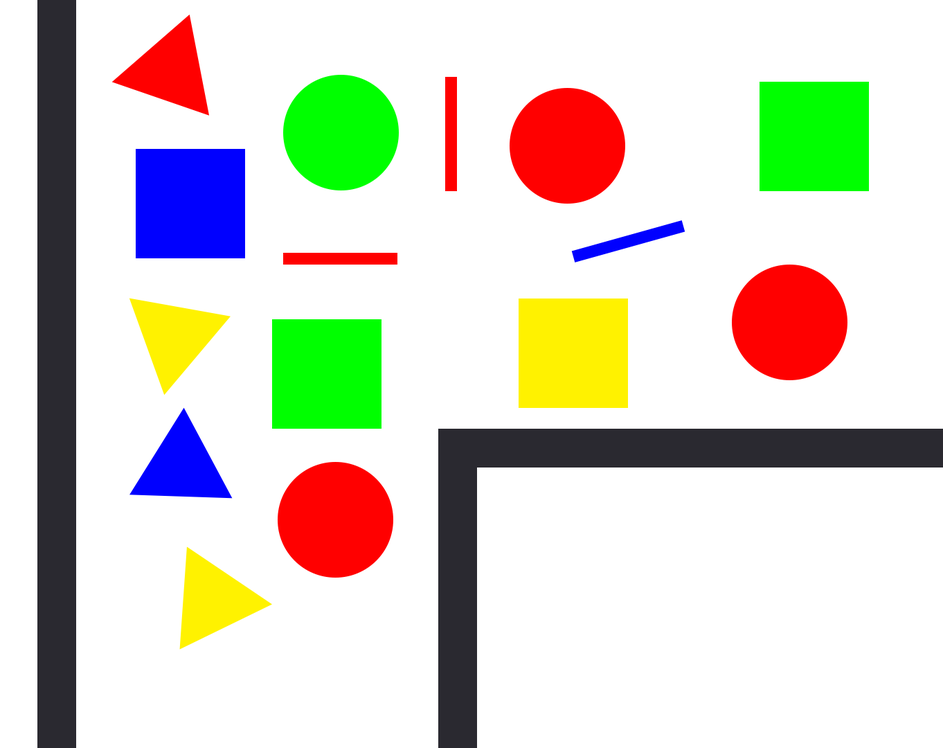
#> input picture offline/task3/photos/test1.png, 943 x 748 px, shrunk from 1362 x 1080 before the run
$ python main.py
#> lines starting #> are read from the running program, lines starting #| are printed output that depends on the picture; after the words box and inside, x2 and y2 are one past the last pixel; in counts of white or black regions, pixels touching at a corner belong together
### offline/task3/shapes.py
import cv2 as cv
import numpy as np
import matplotlib as plt

def shapes(self):
    gray = cv.cvtColor(self, cv.COLOR_BGR2GRAY)
    _, thresh = cv.threshold(gray, 220, 255, cv.THRESH_BINARY)
    contours, hierarchy = cv.findContours(thresh, cv.RETR_TREE, cv.CHAIN_APPROX_SIMPLE)
    for contour in contours:
     approx = cv.approxPolyDP(contour, 0.01*cv.arcLength(contour, True), True)
     #cv.drawContours(img, [approx], 0, ( 0, 0, 0), 5)
     x = approx.ravel()[0]
     y = approx.ravel()[1]
     x, y, w, h = cv.boundingRect(approx)
     aspectratio = float(w)/h
     if len(approx)==3:
        cv.putText(self, 'Triangle', (x,y), cv.FONT_HERSHEY_TRIPLEX, 0.5, (0,0,0))
     elif len(approx)==4:

        if aspectratio>=0.95 and aspectratio<=1.05:
            cv.putText(self, 'Square',(x,y),cv.FONT_HERSHEY_TRIPLEX, 0.5, (0,0,0))
        else:
            cv.putText(self,'Rectangle', (x,y), cv.FONT_HERSHEY_TRIPLEX, 0.5, (0,0,0))

     else :
        cv.putText(self, 'Circle', (x,y), cv.FONT_HERSHEY_TRIPLEX, 0.5, (0,0,0))


### offline/task3/colors.py
import cv2 as cv
import numpy as np
import matplotlib as plt
def colors(self):
 hsv = cv.cvtColor(self, cv.COLOR_BGR2HSV)


 redlower = np.array([0, 50, 50])
 redupper = np.array([10, 255,255])
 redmask = cv.inRange(hsv,redlower,redupper)

 greenlower = np.array([40, 40, 40])
 greenupper = np.array([70, 255, 255])
 greenmask = cv.inRange(hsv,greenlower,greenupper)

 bluelower = np.array([94, 80, 2])
 blueupper = np.array([120, 255,255])
 bluemask = cv.inRange(hsv,bluelower,blueupper)

 yellowlower = np.array([22, 93, 0])
 yellowupper = np.array([45, 255,255])
 yellowmask = cv.inRange(hsv,yellowlower,yellowupper)

 redcontour, hierarchy = cv.findContours(redmask,cv.RETR_TREE,cv.CHAIN_APPROX_SIMPLE)
 greencontour, hierarchy = cv.findContours(greenmask,cv.RETR_TREE,cv.CHAIN_APPROX_SIMPLE)
 bluecontour, hierarchy = cv.findContours(bluemask,cv.RETR_TREE,cv.CHAIN_APPROX_SIMPLE)
 yellowcontour, hierarchy = cv.findContours(yellowmask,cv.RETR_TREE,cv.CHAIN_APPROX_SIMPLE)
 for pic, contour in enumerate(redcontour):
    area = cv.contourArea(contour)
    if(area > 300):
        x, y, w, h = cv.boundingRect(contour)
        cv.putText(self, "Red", (x, y+15),cv.FONT_HERSHEY_TRIPLEX, 0.5,(0, 0, 0))

 for pic, contour in enumerate(greencontour):
    area = cv.contourArea(contour)
    if(area > 300):
        x, y, w, h = cv.boundingRect(contour)
        cv.putText(self, "Green", (x, y+15),cv.FONT_HERSHEY_TRIPLEX, 0.5, (0, 0, 0))


 for pic, contour in enumerate(bluecontour):
    area = cv.contourArea(contour)
    if(area > 300):
        x, y, w, h = cv.boundingRect(contour)
        cv.putText(self, "Blue", (x, y+15),cv.FONT_HERSHEY_TRIPLEX,0.5, (0, 0, 0))

 for pic, contour in enumerate(yellowcontour):
    area = cv.contourArea(contour)
    if(area>300):
        x, y, w, h = cv.boundingRect(contour)
        cv.putText(self, "Yellow", (x+10,y+15), cv.FONT_HERSHEY_TRIPLEX, 0.5, (0,0,0))


### offline/task3/lines.py
import cv2 as cv
import numpy as np
import matplotlib as plt
def lines(self):
    j=0
    gray = cv.cvtColor(self, cv.COLOR_BGR2GRAY)
    edges = cv.Canny(gray, 75, 150)
    lines = cv.HoughLinesP(edges, 1, np.pi/180, 500, maxLineGap=0)
    for line in lines:
        j+=1
        x1,y1,x2,y2 = line[0]
        if  len(lines)==5 and x1<x2:
            cv.putText(self,'right', (self.shape[0]//2,100), cv.FONT_HERSHEY_TRIPLEX, 1, (0,0,0))
            break

        elif x1<x2:
            cv.putText(self,'left', (self.shape[0]//2,100), cv.FONT_HERSHEY_TRIPLEX, 1, (0,0,0))

        elif line in lines[-1]:
            cv.putText(self, 'straight', ((self.shape[0]//2)-150,70), cv.FONT_HERSHEY_TRIPLEX, 1, (0,0,0))
            break

### offline/task3/main.py
import cv2 as cv
import numpy as np
import matplotlib as plt
from shapes import*
from colors import*
from lines import*

img = [cv.imread('photos/test1.png'),cv.imread('photos/test2.png'),cv.imread('photos/test3.png')]
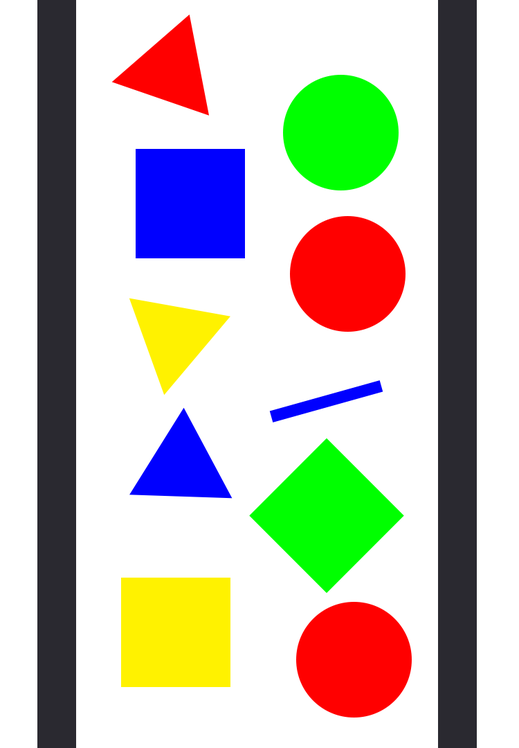
#> input picture offline/task3/photos/test2.png, 519 x 748 px, shrunk from 750 x 1080 before the run
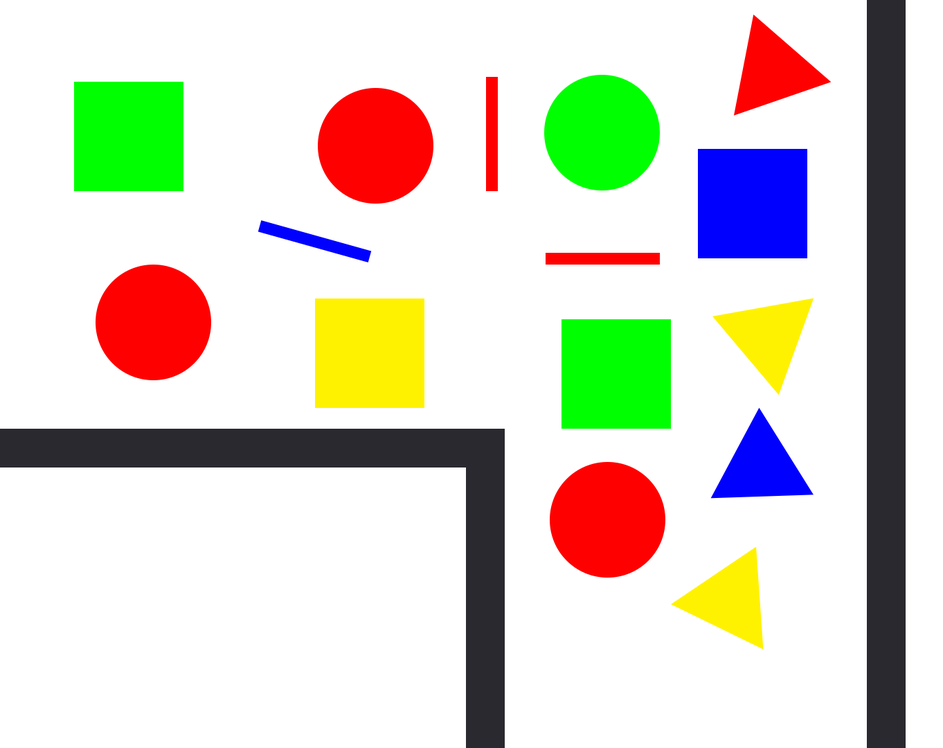
#> input picture offline/task3/photos/test3.png, 943 x 748 px, shrunk from 1362 x 1080 before the run
for i in range(3):
   shapes(img[i])
   colors(img[i])
   lines(img[i])
   cv.imshow(f'final{i+1}',img[i])
   cv.waitKey(0)
#> this loop made 3 passes
#> pass 1, in shapes, `gray = cv.cvtColor(self, cv.COLOR_BGR2GRAY)`:
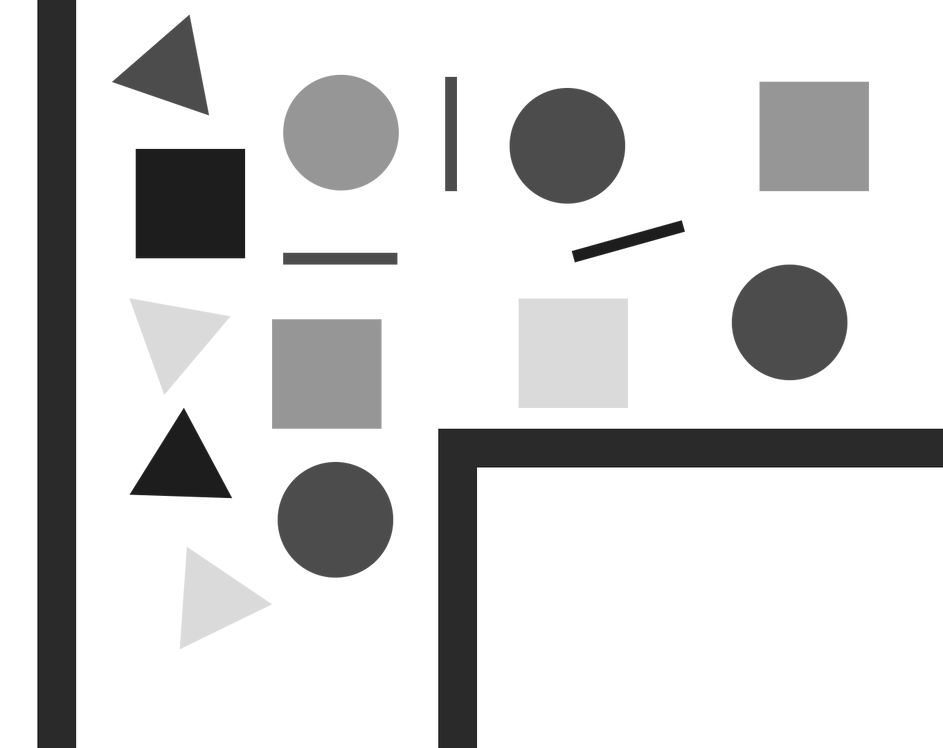
#> gray: shape (748, 943); min 12, max 255, mean 215.2
#> pass 1, in shapes, `_, thresh = cv.threshold(gray, 220, 255, cv.THRESH_BINARY)`:
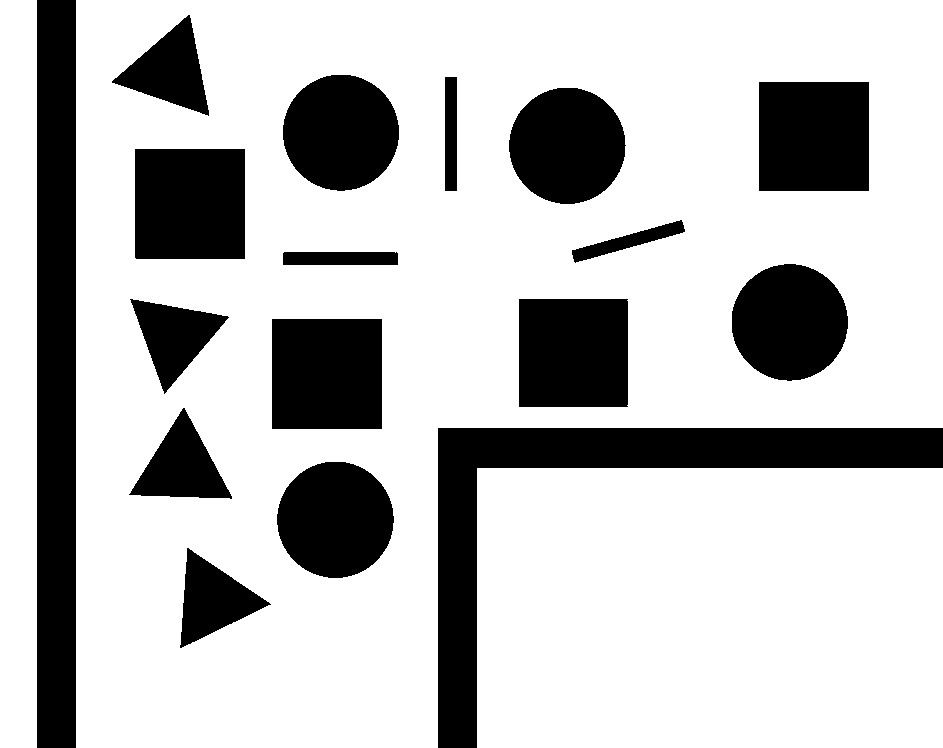
#> thresh: shape (748, 943); 75.4% white; 17 black regions, largest, box (x1, y1, x2, y2) and area: (438, 428, 943, 748) 31120, (37, 0, 76, 748) 29172, (272, 319, 382, 429) 12100
#> pass 1, in colors, `redmask = cv.inRange(hsv,redlower,redupper)`:
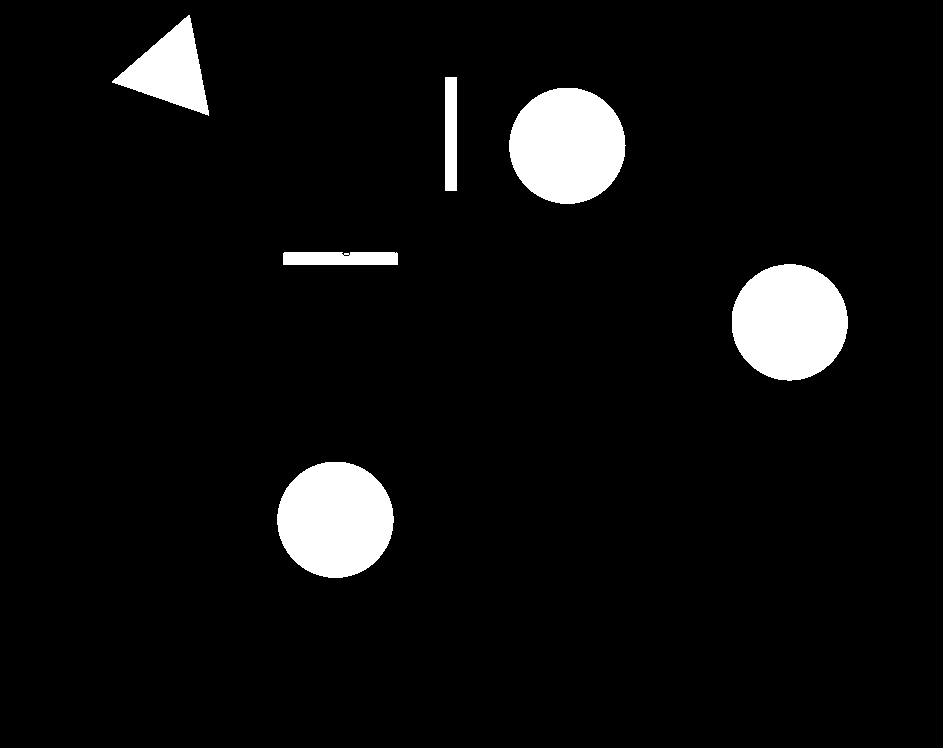
#> redmask: shape (748, 943); 5.6% white; 6 white regions, box (x1, y1, x2, y2) and area: (732, 264, 848, 381) 10626, (277, 462, 394, 578) 10623, (509, 88, 626, 204) 10615, (112, 15, 209, 116) 4678, (283, 252, 398, 265) 1475, (445, 77, 457, 191) 1368
